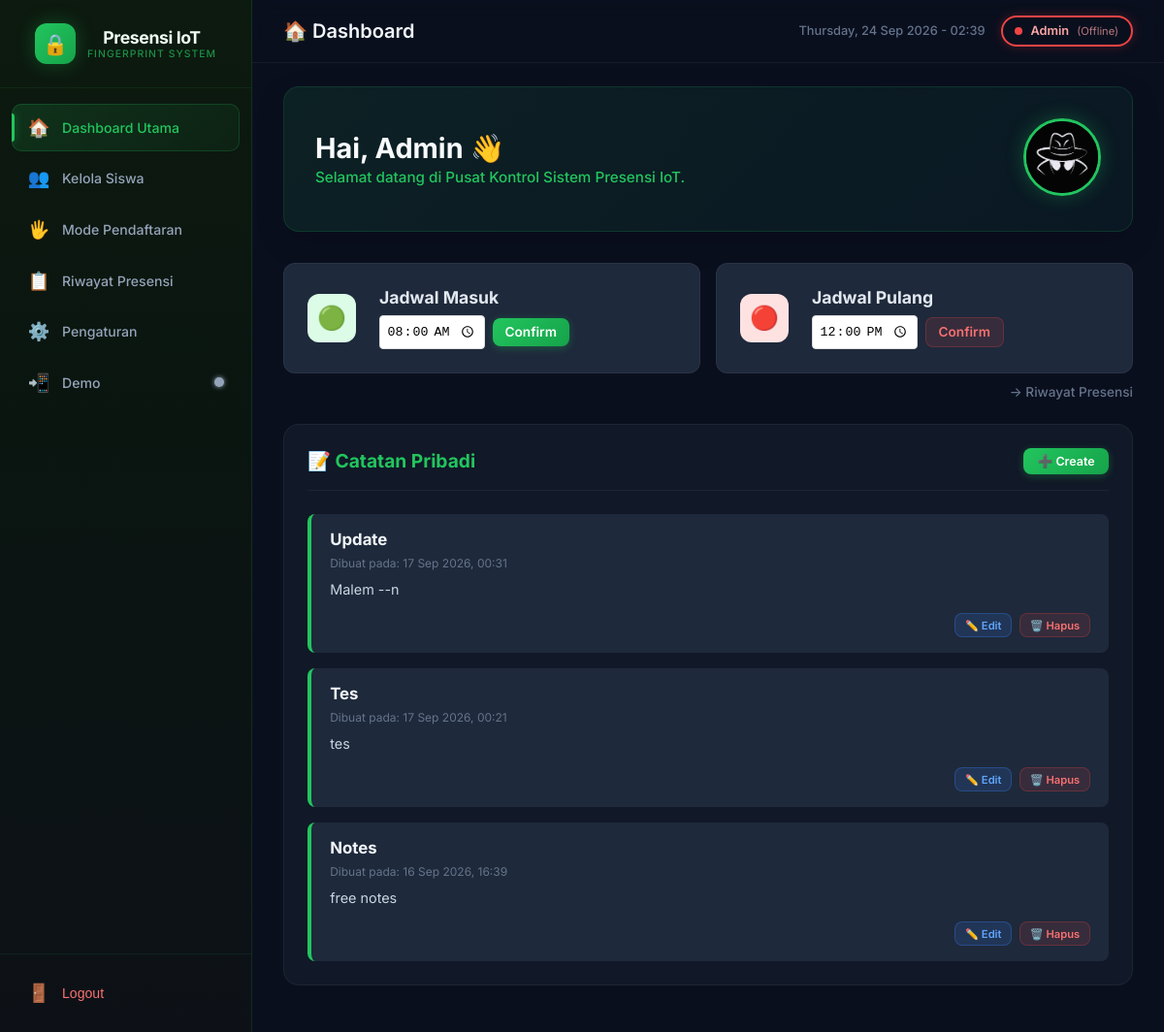
The page /2026-anjas-riwu-presensi-iot/index.php (signed in) on the database its author committed.
### tables this page shows
CREATE TABLE `users` (
  `id` int(11) NOT NULL,
  `username` varchar(50) NOT NULL,
  `password` varchar(255) NOT NULL,
  `created_at` datetime DEFAULT current_timestamp(),
  `nama_lengkap` varchar(100) DEFAULT 'Admin',
  `foto_profil` varchar(255) DEFAULT NULL
);

CREATE TABLE `pengaturan` (
  `config_key` varchar(50) NOT NULL,
  `config_value` text DEFAULT NULL,
  `updated_at` datetime DEFAULT current_timestamp() ON UPDATE current_timestamp()
);

CREATE TABLE `catatan` (
  `id` int(11) NOT NULL,
  `judul` varchar(150) NOT NULL,
  `isi` text NOT NULL,
  `created_at` datetime DEFAULT current_timestamp()
);

### 2026-anjas-riwu-presensi-iot/index.php (the view, shortened to what this page needs)
<?php
require_once 'koneksi.php';
try {
    $pdo->exec("CREATE TABLE IF NOT EXISTS `pengaturan` (
        `config_key` VARCHAR(50) NOT NULL PRIMARY KEY,
        `config_value` TEXT DEFAULT NULL,
        `updated_at` DATETIME DEFAULT CURRENT_TIMESTAMP ON UPDATE CURRENT_TIMESTAMP
    ) ENGINE=InnoDB DEFAULT CHARSET=utf8mb4 COLLATE=utf8mb4_general_ci");
    $pdo->exec("INSERT IGNORE INTO `pengaturan` (`config_key`, `config_value`) VALUES
        ('wa_nomor', ''), ('wa_api_key', ''), ('wa_grup_id', ''), ('gsheet_url', ''),
        ('jadwal_masuk', '07:00'), ('jadwal_pulang', '14:00')");
} catch (Exception $e) {
}
try {
    $pdo->exec("ALTER TABLE `presensi` ADD COLUMN `type` ENUM('masuk','pulang') NOT NULL DEFAULT 'masuk'");
} catch (Exception $e) {
}
$admin_id = $_SESSION['admin_id'] ?? 1;
$page = $_GET['page'] ?? 'dashboard';
$stmtAdmin = $pdo->prepare("SELECT * FROM users WHERE id = ?");
$stmtAdmin->execute([$admin_id]);
$adminData = $stmtAdmin->fetch();
$adminNama = $adminData['nama_lengkap'] ?? 'Admin';
$adminFoto = $adminData['foto_profil'] ? 'uploads/' . $adminData['foto_profil'] : '';
$catatanData = [];
$jadwal_masuk = '07:00';
$jadwal_pulang = '14:00';
if ($page === 'dashboard') {
    $catatanData = $pdo->query("SELECT * FROM catatan ORDER BY created_at DESC")->fetchAll();
    $stmtJadwal = $pdo->query("SELECT config_key, config_value FROM pengaturan WHERE config_key IN ('jadwal_masuk', 'jadwal_pulang')");
    while ($row = $stmtJadwal->fetch()) {
        if ($row['config_key'] === 'jadwal_masuk') $jadwal_masuk = $row['config_value'];
        if ($row['config_key'] === 'jadwal_pulang') $jadwal_pulang = $row['config_value'];
    }
}
?>
<!DOCTYPE html>
<html lang="id">
<head>
</head>
<body>
<aside class="sidebar" id="sidebar">
  <div class="sidebar-header">
    <div class="sidebar-logo">
      <div class="logo-icon">🔒</div>
      <div>
        <div class="logo-text">Presensi IoT</div>
        <div class="logo-sub">Fingerprint System</div>
      </div>
    </div>
  </div>
  <nav class="sidebar-nav">
    <a href="?page=dashboard" class="nav-item <?= $page === 'dashboard' ? 'active' : '' ?>">
      <span class="nav-icon">🏠</span><span class="nav-label">Dashboard Utama</span>
    </a>
    <a href="?page=kelola" class="nav-item <?= $page === 'kelola' ? 'active' : '' ?>">
      <span class="nav-icon">👥</span><span class="nav-label">Kelola Siswa</span>
    </a>
    <a href="?page=daftar" class="nav-item <?= $page === 'daftar' ? 'active' : '' ?>">
      <span class="nav-icon">🖐️</span><span class="nav-label">Mode Pendaftaran</span>
    </a>
    <a href="?page=riwayat" class="nav-item <?= $page === 'riwayat' ? 'active' : '' ?>">
      <span class="nav-icon">📋</span><span class="nav-label">Riwayat Presensi</span>
    </a>
    <a href="?page=pengaturan" class="nav-item <?= $page === 'pengaturan' ? 'active' : '' ?>">
      <span class="nav-icon">⚙️</span><span class="nav-label">Pengaturan</span>
    </a>
    <a href="?page=demo" class="nav-item <?= $page === 'demo' ? 'active' : '' ?>">
      <span class="nav-icon">📲</span><span class="nav-label">Demo</span>
      <span id="navFonnteIndicator" style="margin-left:auto; display:inline-block; width:10px; height:10px; border-radius:50%; background-color: #94a3b8; box-shadow: 0 0 5px #94a3b8;" title="Status Fonnte: Checking..."></span>
    </a>
  </nav>
  <div class="sidebar-footer">
    <button class="nav-logout" onclick="konfirmasiLogout()">
      <span class="nav-icon">🚪</span><span class="nav-label">Logout</span>
    </button>
  </div>
</aside>
<div class="main-content">
  <header class="top-bar">
    <div class="top-bar-left">
      <span class="page-title">
        <?php
        if ($page === 'dashboard') echo '🏠 Dashboard';
        elseif ($page === 'kelola') echo '👥 Kelola Siswa';
        elseif ($page === 'daftar') echo '🖐️ Mode Pendaftaran';
        elseif ($page === 'riwayat') echo '📋 Riwayat Presensi';
        elseif ($page === 'pengaturan') echo '⚙️ Pengaturan';
        elseif ($page === 'demo') echo '📲 Demo Fonnte';
        ?>
      </span>
    </div>
    <div class="top-bar-right">
      <span class="date-display" id="realtimeDate"><?= date('l, d M Y - H:i') ?></span>
      <div class="admin-badge offline" id="adminBadge">
        <span class="status-dot off" id="statusDot"></span>
        <span>Admin</span>
        <span id="statusLabel" style="font-weight:400;font-size:0.7rem;opacity:0.7">(Offline)</span>
      </div>
    </div>
  </header>
  <div class="page-content">
    <?php if ($page === 'dashboard'): ?>
    <div class="dashboard-header">
      <div class="profile-info">
        <h1>Hai, <?= htmlspecialchars($adminNama) ?> 👋</h1>
        <p>Selamat datang di Pusat Kontrol Sistem Presensi IoT.</p>
      </div>
      <div class="profile-avatar-container" onclick="bukaModalProfil()">
        <?php if ($adminFoto): ?>
          <img src="<?= htmlspecialchars($adminFoto) ?>" alt="Admin Avatar" class="profile-avatar">
        <?php else: ?>
          <div class="profile-avatar-placeholder">
            <?= strtoupper(substr($adminNama, 0, 1)) ?>
          </div>
        <?php endif; ?>
      </div>
    </div>
    <div class="schedule-cards-container" style="display: flex; gap: 1rem; margin-bottom: 0.5rem; flex-wrap: wrap;">
      <div class="shortcut-card" style="flex:1; min-width: 250px;">
        <div class="shortcut-icon sc-1" style="background:#dcfce7; color:#16a34a;">🟢</div>
        <div class="shortcut-content">
          <h3>Jadwal Masuk</h3>
          <div style="display:flex; align-items:center; gap:0.5rem; margin-top:0.5rem;">
            <input type="time" id="jadwal_masuk_input" class="form-control" style="width:auto; padding:0.4rem; border-radius:4px; border:1px solid #ddd;" value="<?= htmlspecialchars($jadwal_masuk) ?>">
            <button class="btn btn-green" style="padding:0.4rem 0.8rem; font-size:0.85rem;" onclick="simpanJadwal('masuk')">Confirm</button>
          </div>
        </div>
      </div>
      <div class="shortcut-card" style="flex:1; min-width: 250px;">
        <div class="shortcut-icon sc-4" style="background:#fee2e2; color:#ef4444;">🔴</div>
        <div class="shortcut-content">
          <h3>Jadwal Pulang</h3>
          <div style="display:flex; align-items:center; gap:0.5rem; margin-top:0.5rem;">
            <input type="time" id="jadwal_pulang_input" class="form-control" style="width:auto; padding:0.4rem; border-radius:4px; border:1px solid #ddd;" value="<?= htmlspecialchars($jadwal_pulang) ?>">
            <button class="btn btn-red" style="padding:0.4rem 0.8rem; font-size:0.85rem;" onclick="simpanJadwal('pulang')">Confirm</button>
          </div>
        </div>
      </div>
    </div>
    <div style="text-align: right; margin-bottom: 1.5rem;">
      <a href="?page=riwayat" style="color:#64748b; font-size:0.85rem; text-decoration:none; font-weight:500;">→ Riwayat Presensi</a>
    </div>
    <div class="catatan-section">
      <div class="catatan-header">
        <h3 style="color:#22c55e; font-size:1.2rem; display:flex; align-items:center; gap:0.5rem;">📝 Catatan Pribadi</h3>
        <button class="btn btn-green" onclick="bukaModalTambahCatatan()">➕ Create</button>
      </div>
      <div class="catatan-list">
        <?php if (empty($catatanData)): ?>
          <div class="empty-row" style="padding:1.5rem 0!important;">Belum ada catatan yang ditambahkan.</div>
        <?php else: foreach ($catatanData as $c): ?>
          <div class="catatan-item">
            <h4><?= htmlspecialchars($c['judul']) ?></h4>
            <div class="catatan-meta">Dibuat pada: <?= date('d M Y, H:i', strtotime($c['created_at'])) ?></div>
            <div class="catatan-body"><?= htmlspecialchars($c['isi']) ?></div>
            <div class="catatan-actions">
              <button class="btn btn-blue" style="padding: 0.3rem 0.6rem; font-size:0.7rem;" onclick="bukaEditCatatan(<?= $c['id'] ?>, '<?= htmlspecialchars(addslashes($c['judul'])) ?>', '<?= htmlspecialchars(addslashes($c['isi'])) ?>')">✏️ Edit</button>
              <a href="?hapus_catatan=<?= $c['id'] ?>" class="btn btn-red" style="padding: 0.3rem 0.6rem; font-size:0.7rem;" onclick="return confirm('Yakin ingin menghapus catatan ini?')">🗑️ Hapus</a>
            </div>
          </div>
        <?php endforeach; endif; ?>
      </div>
    </div>
    <?php endif; ?>
  </div>
</div>
</body>
</html>

### rows shown on the page
users: nama_lengkap "Admin", foto_profil (picture)
pengaturan: config_value "08:00"
pengaturan: config_value "12:00"
catatan: judul "Update", created_at "17 Sep 2026, 00:31", isi "Malem --n"
catatan: judul "Tes", created_at "17 Sep 2026, 00:21", isi "tes"
catatan: judul "Notes", created_at "16 Sep 2026, 16:39", isi "free notes"
